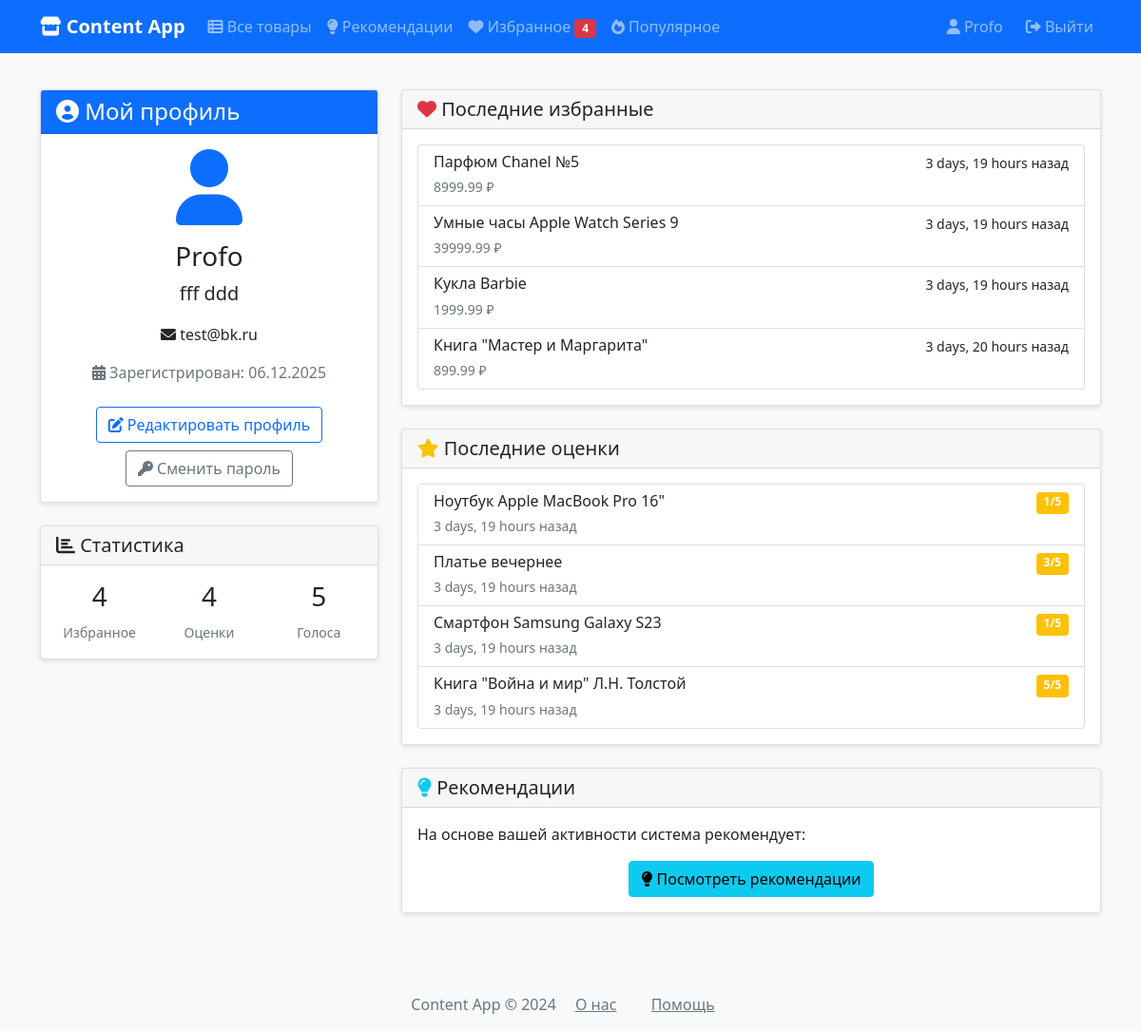
The page /profile/ (signed in) on the database as committed earlier.
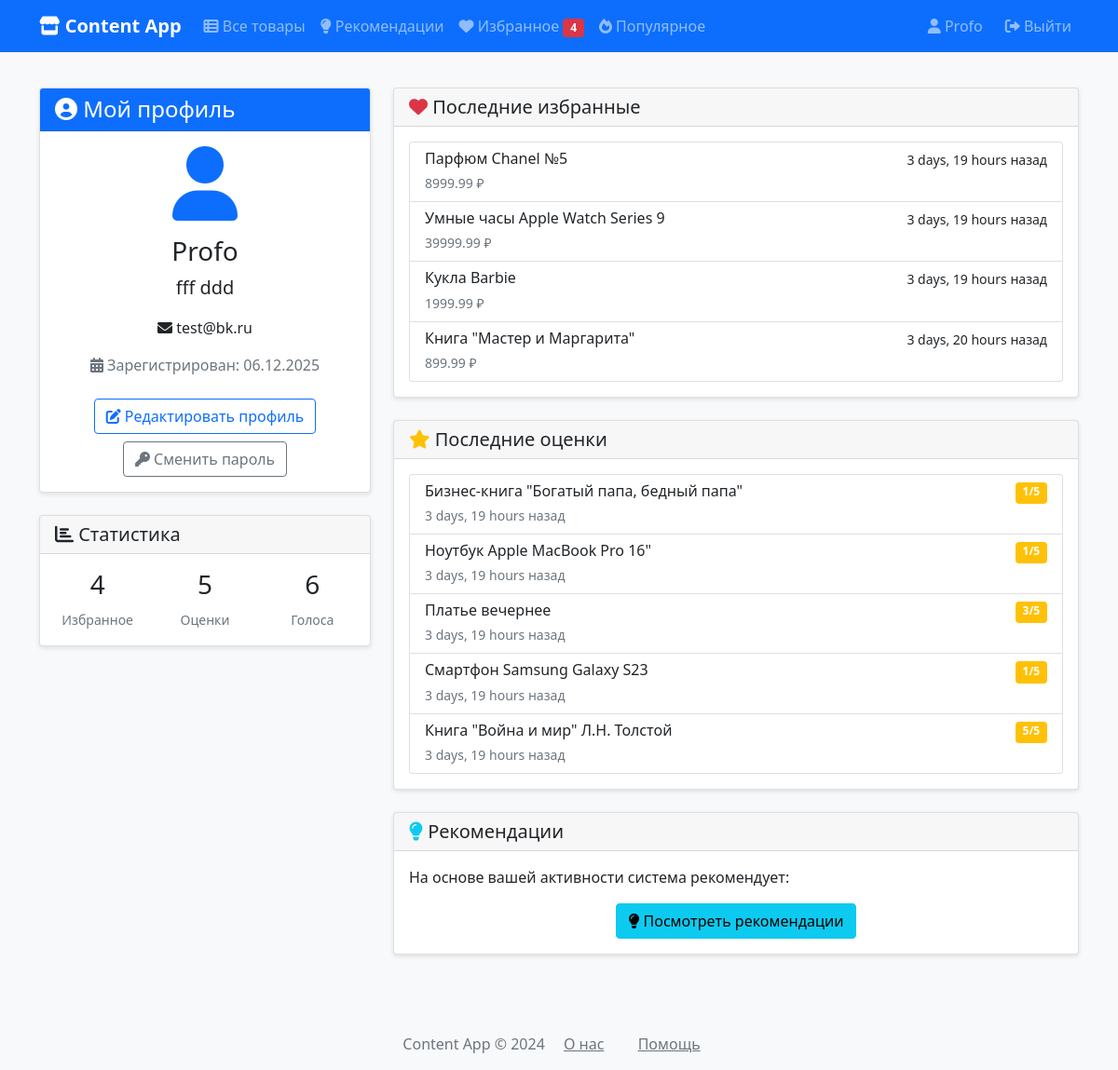
The same page on the database as committed later.
### ContentApp/models.py (models this page shows, shortened)
class Favorite(models.Model):
    user = models.ForeignKey(
        User,
        on_delete=models.CASCADE,
        verbose_name="Пользователь",
        related_name='favorites'
    )
    content = models.ForeignKey(
        Content,
        on_delete=models.CASCADE,
        verbose_name="Товар",
        related_name='favorited_by'
    )
    created_at = models.DateTimeField(
        auto_now_add=True,
        verbose_name="Дата добавления"
    )
    class Meta:
        verbose_name = "Избранный товар"
        verbose_name_plural = "Избранные товары"
        ordering = ['-created_at']
        unique_together = ['user', 'content']  # Один товар может быть в избранном у пользователя только один раз

class Content(models.Model):
    title = models.CharField(
        max_length=255,
        help_text="Введите название товара",
        verbose_name="Название товара",
    )
    summary = models.TextField(
        help_text="Введите описание товара",
        verbose_name="Описание товара",
    )
    price = models.DecimalField(
        max_digits=10,
        decimal_places=2,
        null=False,
        blank=False,
        help_text="Введите цену товара",
        verbose_name="Цена товара",
    )
    category = models.ManyToManyField(
        'Category',
        help_text="Выберите категорию товара",
        verbose_name="Категория товара",
    )
    author = models.ForeignKey(
        User,
        on_delete=models.CASCADE,
        verbose_name="Создатель контента",
    )
    is_published = models.BooleanField(
        help_text="Выберите опубликовать или нет",
        verbose_name="Публикация",
    )
    is_digital = models.BooleanField(
        default=False,
        help_text="Выберите электронный источник или нет",
        verbose_name="Источник",
    )
    created_at = models.DateTimeField(
        auto_now_add=True,
        verbose_name="Время создания",
    )
    updated_at = models.DateTimeField(
        auto_now=True,
        verbose_name="Время обновления",
    )
    slug = models.SlugField(
        max_length=255,
        unique=True,
        db_index=True,
        verbose_name="Slug продукта",
    )
    image = models.ImageField(
        null=False,
        blank=False,
        upload_to='content_images/%Y/%m/%d/',
    )
    class Meta:
        verbose_name = "Товар"
        verbose_name_plural = "Товары"
        ordering = ['-created_at']

class Rating(models.Model):
    RATING_CHOICES = [
        (1, '1 - Очень плохо'),
        (2, '2 - Плохо'),
        (3, '3 - Удовлетворительно'),
        (4, '4 - Хорошо'),
        (5, '5 - Отлично'),
    ]
    content = models.ForeignKey(
        Content,
        on_delete=models.CASCADE,
        verbose_name="Товар",
        related_name='ratings'
    )
    rating = models.PositiveSmallIntegerField(
        choices=RATING_CHOICES,
        validators=[MinValueValidator(1), MaxValueValidator(5)],
        verbose_name="Оценка",
        help_text="Выберите оценку от 1 до 5"
    )
    text = models.TextField(
        blank=True,
        verbose_name="Комментарий",
        help_text="Введите комментарий к оценке",
    )
    author = models.ForeignKey(
        User,
        on_delete=models.CASCADE,
        verbose_name="Автор оценки",
    )
    created_at = models.DateTimeField(
        auto_now_add=True,
        verbose_name="Время создания оценки"
    )
    updated_at = models.DateTimeField(
        auto_now=True,
        verbose_name="Время обновления оценки"
    )
    class Meta:
        verbose_name = "Оценка"
        verbose_name_plural = "Оценки"
        ordering = ['-created_at']
        unique_together = ['content', 'author']

### ContentApp/views.py (the view)
# urls.py: path('profile/', views.profile_view, name='profile'),
def profile_view(request):
    if not request.user.is_authenticated:
        return redirect('login')
    favorites_count = Favorite.objects.filter(user=request.user).count()
    ratings_count = Rating.objects.filter(author=request.user).count()
    votes_count = CategoryContent.objects.filter(user=request.user).count()
    recent_favorites = Favorite.objects.filter(user=request.user).select_related('content')[:5]
    recent_ratings = Rating.objects.filter(author=request.user).select_related('content')[:5]
    return render(request, 'ContentApp/profile.html', {
        'favorites_count': favorites_count,
        'ratings_count': ratings_count,
        'votes_count': votes_count,
        'recent_favorites': recent_favorites,
        'recent_ratings': recent_ratings,
    })

### ContentApp/templates/ContentApp/profile.html (shortened to what this page needs)
{% extends 'ContentApp/base.html' %}
{% block content %}
<div class="row">
    <div class="col-md-4">
        <div class="card">
            <div class="card-header bg-primary text-white">
                <h4 class="mb-0"><i class="fas fa-user-circle"></i> Мой профиль</h4>
            </div>
            <div class="card-body text-center">
                <div class="mb-3">
                    <i class="fas fa-user fa-5x text-primary"></i>
                </div>
                <h3>{{ user.username }}</h3>
                {% if user.first_name or user.last_name %}
                <p class="lead">{{ user.first_name }} {{ user.last_name }}</p>
                {% endif %}
                {% if user.email %}
                <p><i class="fas fa-envelope"></i> {{ user.email }}</p>
                {% endif %}
                <p class="text-muted">
                    <i class="fas fa-calendar-alt"></i> Зарегистрирован: {{ user.date_joined|date:"d.m.Y" }}
                </p>
                <div class="mt-4">
                    <a href="#" class="btn btn-outline-primary" data-bs-toggle="modal" data-bs-target="#editProfileModal">
                        <i class="fas fa-edit"></i> Редактировать профиль
                    </a>
                    <a href="#" class="btn btn-outline-secondary mt-2" data-bs-toggle="modal" data-bs-target="#changePasswordModal">
                        <i class="fas fa-key"></i> Сменить пароль
                    </a>
                </div>
            </div>
        </div>
        <div class="card mt-4">
            <div class="card-header">
                <h5 class="mb-0"><i class="fas fa-chart-bar"></i> Статистика</h5>
            </div>
            <div class="card-body">
                <div class="row text-center">
                    <div class="col-4">
                        <h3>{{ favorites_count }}</h3>
                        <small class="text-muted">Избранное</small>
                    </div>
                    <div class="col-4">
                        <h3>{{ ratings_count }}</h3>
                        <small class="text-muted">Оценки</small>
                    </div>
                    <div class="col-4">
                        <h3>{{ votes_count }}</h3>
                        <small class="text-muted">Голоса</small>
                    </div>
                </div>
            </div>
        </div>
    </div>
    <div class="col-md-8">
        <div class="card">
            <div class="card-header">
                <h5 class="mb-0"><i class="fas fa-heart text-danger"></i> Последние избранные</h5>
            </div>
            <div class="card-body">
                {% if recent_favorites %}
                <div class="list-group">
                    {% for favorite in recent_favorites %}
                    <a href="{% url 'content_detail' favorite.content.id %}" class="list-group-item list-group-item-action">
                        <div class="d-flex w-100 justify-content-between">
                            <h6 class="mb-1">{{ favorite.content.title }}</h6>
                            <small>{{ favorite.created_at|timesince }} назад</small>
                        </div>
                        <small class="text-muted">{{ favorite.content.price }} ₽</small>
                    </a>
                    {% endfor %}
                </div>
                {% endif %}
            </div>
        </div>
        <div class="card mt-4">
            <div class="card-header">
                <h5 class="mb-0"><i class="fas fa-star text-warning"></i> Последние оценки</h5>
            </div>
            <div class="card-body">
                {% if recent_ratings %}
                <div class="list-group">
                    {% for rating in recent_ratings %}
                    <a href="{% url 'content_detail' rating.content.id %}" class="list-group-item list-group-item-action">
                        <div class="d-flex w-100 justify-content-between">
                            <h6 class="mb-1">{{ rating.content.title }}</h6>
                            <span class="badge bg-warning">{{ rating.rating }}/5</span>
                        </div>
                        <small class="text-muted">{{ rating.created_at|timesince }} назад</small>
                    </a>
                    {% endfor %}
                </div>
                {% endif %}
            </div>
        </div>
        <div class="card mt-4">
            <div class="card-header">
                <h5 class="mb-0"><i class="fas fa-lightbulb text-info"></i> Рекомендации</h5>
            </div>
            <div class="card-body">
                <p>На основе вашей активности система рекомендует:</p>
                <div class="text-center">
                    <a href="{% url 'recommendations' %}" class="btn btn-info">
                        <i class="fas fa-lightbulb"></i> Посмотреть рекомендации
                    </a>
                </div>
            </div>
        </div>
    </div>
</div>
{% endblock %}

### ContentApp/templates/ContentApp/base.html (shortened to what this page needs)
<!DOCTYPE html>
<html lang="ru">
<head>
    <link href="https://cdn.jsdelivr.net/npm/bootstrap@5.1.3/dist/css/bootstrap.min.css" rel="stylesheet">
    <link rel="stylesheet" href="https://cdnjs.cloudflare.com/ajax/libs/font-awesome/6.0.0/css/all.min.css">
</head>
<body>
    <nav class="navbar navbar-expand-lg navbar-dark bg-primary fixed-top">
        <div class="container">
            <a class="navbar-brand" href="{% url 'content_list' %}">
                <i class="fas fa-store"></i> Content App
            </a>
            <div class="collapse navbar-collapse" id="navbarNav">
                <ul class="navbar-nav me-auto">
                    <li class="nav-item">
                        <a class="nav-link" href="{% url 'content_list' %}">
                            <i class="fas fa-th-list"></i> Все товары
                        </a>
                    </li>
                    <li class="nav-item">
                        <a class="nav-link" href="{% url 'recommendations' %}">
                            <i class="fas fa-lightbulb"></i> Рекомендации
                        </a>
                    </li>
                    <li class="nav-item">
                        <a class="nav-link" href="{% url 'favorites' %}">
                            <i class="fas fa-heart"></i> Избранное
                            <span id="favorite-count" class="badge bg-danger"></span>
                        </a>
                    </li>
                    <li class="nav-item">
                        <a class="nav-link" href="{% url 'popular' %}">
                            <i class="fas fa-fire"></i> Популярное
                        </a>
                    </li>
                </ul>
                <div class="navbar-nav">
                    {% if user.is_authenticated %}
                        <span class="navbar-text me-3">
                            <i class="fas fa-user"></i> {{ user.username }}
                        </span>
                        <a class="nav-link" href="{% url 'logout' %}">
                            <i class="fas fa-sign-out-alt"></i> Выйти
                        </a>
                    {% else %}
                        <a class="nav-link" href="{% url 'login' %}">
                            <i class="fas fa-sign-in-alt"></i> Войти
                        </a>
                    {% endif %}
                </div>
            </div>
        </div>
    </nav>
    <div class="container mt-4">
        {% block content %}{% endblock %}
    </div>
    <footer class="footer mt-5 py-3 bg-light">
        <div class="container text-center">
            <span class="text-muted">Content App © 2024</span>
            <a href="{% url 'about' %}" class="text-muted mx-3">О нас</a>
            <a href="{% url 'help' %}" class="text-muted mx-3">Помощь</a>
        </div>
    </footer>
</body>
</html>

### ContentApp/templates/ContentApp/base.html (style rules this page uses)
body { padding-top: 70px; background-color: #f8f9fa; }
.navbar-brand { font-weight: bold; }
.card { transition: transform 0.2s; margin-bottom: 20px; box-shadow: 0 2px 5px rgba(0,0,0,0.1); }

Rows that differ between the two databases and show on the page:
added Rating: content "Бизнес-книга \"Богатый папа, бедный папа\"", rating "1", created_at "3 days, 19 hours"
Other text that changed with them:
{{ ratings_count }}: "4" → "5"
{{ votes_count }}: "5" → "6"
